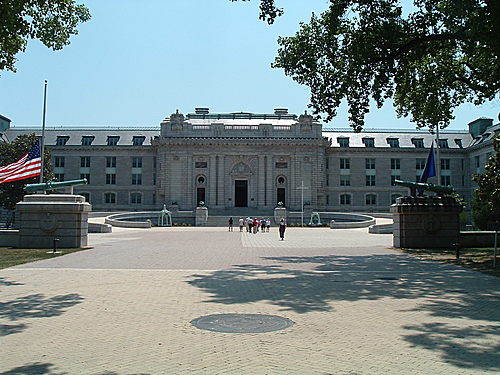
%> input picture Misc/bancroft.jpg, 500 x 375 px
$ octave movingpic.m   (GNU Octave 9; MATLAB toolbox functions it lacks are replaced by stand-ins)
%> lines starting %> are read from the running program, lines starting %| are printed output that depends on the picture
% Frame rate
T=.01;
%% Background image with image icon
% Load backround image
figure(1)
imbackground=imread('bancroft.jpg');
%> imbackground is the input picture: size 375x500x3 uint8; mean R, G, B 118.4, 131.8, 131.8
% Code for finding size of image
numrows_background=size(imbackground,1);
%> numrows_background = 375
numcols_background=size(imbackground,2);
%> numcols_background = 500
% Load icon image
imicon=imread('blueangel.jpg');
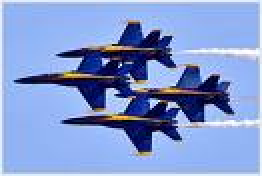
%> input picture Misc/blueangel.jpg, 131 x 88 px (shown 2 times larger)
%> imicon is the input picture: size 88x131x3 uint8; mean R, G, B 130.8, 153.2, 206.9

% Create figure window with background
hb=imshow(imbackground);
hold on
% Use imresize to make your icon image small
% 0.25 as used below makes the image 25% of the original
% This may vary depending on the size of your icon image
% See help imresize
hi=imshow(imresize(imicon,.25));
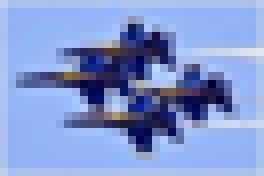
%> displayed picture: size 22x33x3, on the screen's scale of 0 to 255 (shown 8 times larger); mean R, G, B 130.1, 152.6, 206.6
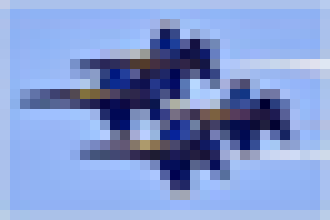
%> figure redrawn from the program's plot data; shown 10 times larger
% Note: you could also create a cursor or fill object(s) here.

shg %show figure: brings window to the front
%To move the icon around, change the 'xdata' and 'ydata' for the handle of
%your icon
for y=0:.05*numrows_background:.95*numrows_background
    for x=0:.01*numcols_background:.95*numcols_background
        set(hi,'Xdata',x)
        set(hi,'Ydata',y)
        pause(T)
    end
end
% Notice that the y axis has been reversed. y=0 is in the upper left corner.
% This is an artifact of using the image command. The x axis is unchanged.
%% Plain background - no background picture
figure(2)
hi=image(imresize(imicon,.25));
hold on
axis([0 640 0 480])
shg %show figure: brings window to the front
%To move the icon around, change the 'xdata' and 'ydata' for the handle of
%your icon
for y=0:50:480
    for x=0:10:640
        set(hi,'Xdata',x)
        set(hi,'Ydata',y)
        pause(T)
    end
end
% Notice that again, the y axis has been reversed. y=0 is in the upper left
% corner.
